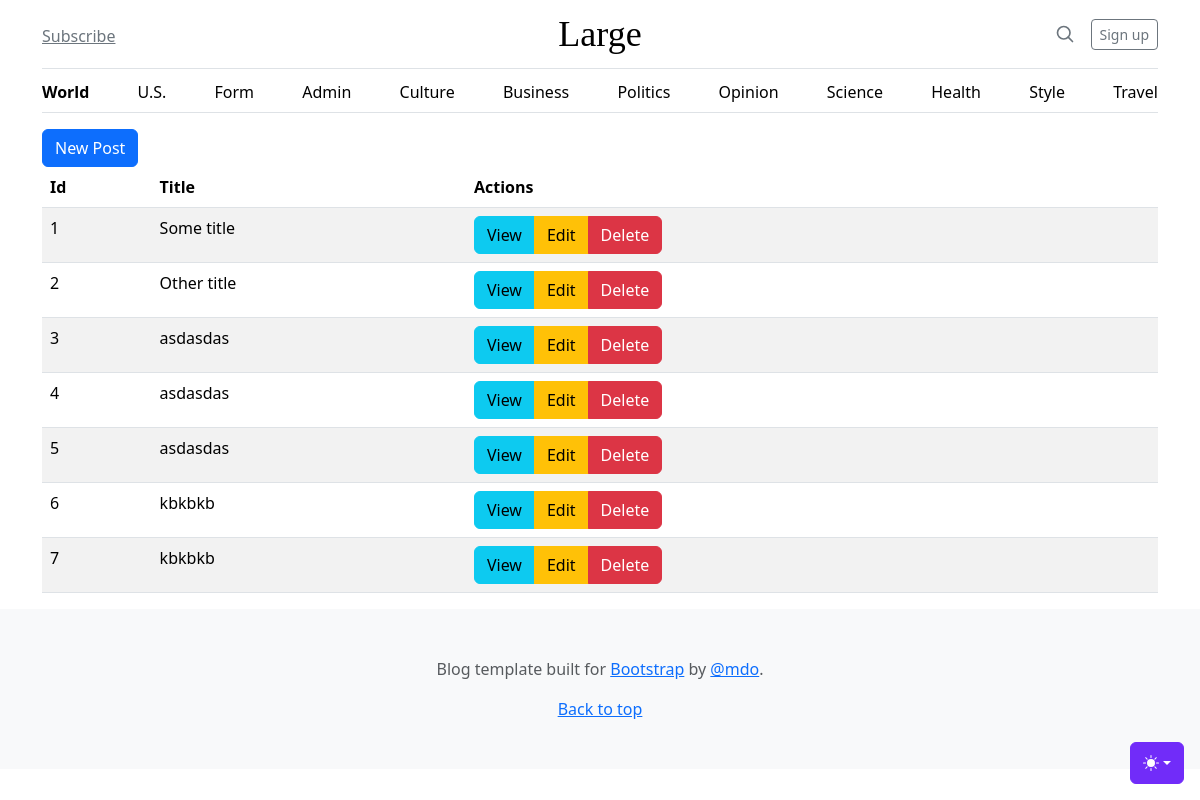
The page /admin/posts on the database as committed earlier.
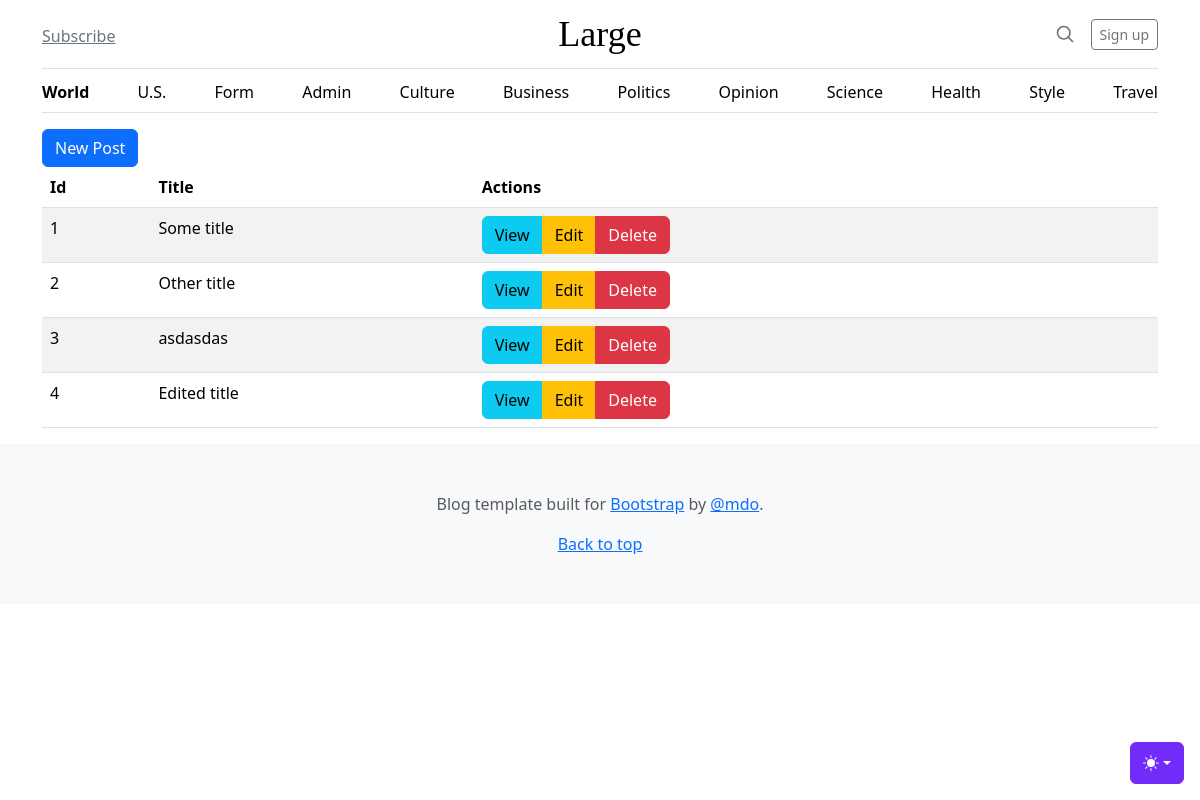
The same page on the database as committed later.
### tables this page shows
CREATE TABLE posts
(
    id    integer
        constraint posts_pk
            primary key autoincrement,
    title text not null,
    body  text not null
);

### src/Route.php (called while the page is built, shortened)
<?php
class Route {
    public function __construct($method, $path, $action)
    {
        $this->method = $method;
        $this->path = $path;
        $this->action = $action;
    }
}

### src/Router.php (called while the page is built, shortened)
<?php
class Router {
    public static $routes = [];
    public $path;
    public $method;
    public function __construct($path, $method)
    {
        $this->path = parse_url($path, PHP_URL_PATH);
        $this->method = $method;
    }
    public function match(){
        foreach(self::$routes as $route){
            if($route->path === $this->path && $route->method === $this->method){
                return $route;
            }
        }
        return false;
    }
    public static function addRoute($method, $path, $action){
        self::$routes[] = new Route($method, $path, $action);
    }
}

### helpers.php (called while the page is built, shortened)
<?php
function view($viewName, $vars=[]){
    extract($vars);
    include __DIR__ . "/views/$viewName.php";
}

### src/Controllers/PostsController.php (called while the page is built, shortened)
<?php
class PostsController
{
    public function index(){
        $posts = Post::all();
        view('posts/index', compact('posts'));
    }
}

### src/DB.php (called while the page is built, shortened)
<?php
class DB
{
    private $conn;
    public function __construct()
    {
        try {
            $this->conn = new PDO('sqlite:' . __DIR__ . '/../db.sqlite');
            $this->conn->setAttribute(PDO::ATTR_ERRMODE, PDO::ERRMODE_EXCEPTION);
        } catch (PDOException $e) {
            echo "Connection failed: " . $e->getMessage();
        }
    }
    public function all($table, $class)
    {
        $stmt = $this->conn->prepare("SELECT * FROM $table");
        $stmt->execute();
        $stmt->setFetchMode(PDO::FETCH_CLASS, $class);
        return $stmt->fetchAll();
    }
}

### src/Models/Model.php (called while the page is built, shortened)
<?php
class Model
{
    public static $table;
    public static function all() {
        $db = new DB();
        return $db->all(static::$table, static::class);
    }
}

### views/posts/index.php (the view)
<?php view('partials/header'); ?>
<main class="container">
    <a class="btn btn-primary" href="/admin/posts/create">New Post</a>
    <table class="table table-striped table-hoverable">
        <thead>
            <th>Id</th>
            <th>Title</th>
            <th>Actions</th>
        </thead>
        <tbody>
            <?php foreach ($posts as $post): ?>
                <tr>
                    <td><?= $post->id ?></td>
                    <td><?= $post->title ?></td>
                    <td>
                        <div class="btn-group" role="group">
                            <a class="btn btn-info">View</a>
                            <a class="btn btn-warning" href="/admin/posts/edit?id=<?=$post->id?>">Edit</a>
                            <a class="btn btn-danger" href="/admin/posts/delete?id=<?=$post->id?>">Delete</a>
                        </div>
                    </td>
                </tr>
            <?php endforeach ?>
        </tbody>
    </table>
</main>
<?php view('partials/footer'); ?>

### public/index.php (shortened to what this page needs)
<?php
spl_autoload_register(function($class){
    $class=substr($class, 4);
});
require __DIR__ . '/../helpers.php';
$router = new App\Router($_SERVER['REQUEST_URI'], $_SERVER['REQUEST_METHOD']);
$match = $router->match();
if($match){
    if(is_callable($match->action)){
        call_user_func($match->action);
    } elseif(is_array($match->action) && count($match->action) === 2){
        $controller = new $class();
        $method = $match->action[1];
        $controller->$method();
    } else {
        echo 'invalid route definition';
    }
} else {
    http_response_code(404);
    echo '404';
}

### views/partials/header.php (shortened to what this page needs)
<!doctype html>
<html lang="en" data-bs-theme="auto">
  <head><script src="/assets/js/color-modes.js"></script>
    <link rel="stylesheet" href="https://cdn.jsdelivr.net/npm/@docsearch/css@3">
<link href="/assets/dist/css/bootstrap.min.css" rel="stylesheet">
    <link href="blog.css" rel="stylesheet">
  </head>
  <body>
    <div class="dropdown position-fixed bottom-0 end-0 mb-3 me-3 bd-mode-toggle">
      <button class="btn btn-bd-primary py-2 dropdown-toggle d-flex align-items-center"
              id="bd-theme"
              type="button"
              aria-expanded="false"
              data-bs-toggle="dropdown"
              aria-label="Toggle theme (auto)">
        <svg class="bi my-1 theme-icon-active" width="1em" height="1em"><use href="#circle-half"></use></svg>
      </button>
    </div>
<div class="container">
  <header class="border-bottom lh-1 py-3">
    <div class="row flex-nowrap justify-content-between align-items-center">
      <div class="col-4 pt-1">
        <a class="link-secondary" href="#">Subscribe</a>
      </div>
      <div class="col-4 text-center">
        <a class="blog-header-logo text-body-emphasis text-decoration-none" href="#">Large</a>
      </div>
      <div class="col-4 d-flex justify-content-end align-items-center">
        <a class="link-secondary" href="#" aria-label="Search">
          <svg xmlns="http://www.w3.org/2000/svg" width="20" height="20" fill="none" stroke="currentColor" stroke-linecap="round" stroke-linejoin="round" stroke-width="2" class="mx-3" role="img" viewBox="0 0 24 24"><title>Search</title><circle cx="10.5" cy="10.5" r="7.5"/><path d="M21 21l-5.2-5.2"/></svg>
        </a>
        <a class="btn btn-sm btn-outline-secondary" href="#">Sign up</a>
      </div>
    </div>
  </header>
  <div class="nav-scroller py-1 mb-3 border-bottom">
    <nav class="nav nav-underline justify-content-between">
      <a class="nav-item nav-link link-body-emphasis active" href="/">World</a>
      <a class="nav-item nav-link link-body-emphasis" href="/us">U.S.</a>
      <a class="nav-item nav-link link-body-emphasis" href="/form">Form</a>
      <a class="nav-item nav-link link-body-emphasis" href="/admin/posts">Admin</a>
      <a class="nav-item nav-link link-body-emphasis" href="#">Culture</a>
      <a class="nav-item nav-link link-body-emphasis" href="#">Business</a>
      <a class="nav-item nav-link link-body-emphasis" href="#">Politics</a>
      <a class="nav-item nav-link link-body-emphasis" href="#">Opinion</a>
      <a class="nav-item nav-link link-body-emphasis" href="#">Science</a>
      <a class="nav-item nav-link link-body-emphasis" href="#">Health</a>
      <a class="nav-item nav-link link-body-emphasis" href="#">Style</a>
      <a class="nav-item nav-link link-body-emphasis" href="#">Travel</a>
    </nav>
  </div>
</div>

### views/partials/footer.php (shortened to what this page needs)
<footer class="py-5 text-center text-body-secondary bg-body-tertiary">
  <p>Blog template built for <a href="https://getbootstrap.com/">Bootstrap</a> by <a href="https://twitter.com/mdo">@mdo</a>.</p>
  <p class="mb-0">
    <a href="#">Back to top</a>
  </p>
</footer>
    </body>
</html>

### public/blog.css (style rules this page uses)
.blog-header-logo { font-family: "Playfair Display", Georgia, "Times New Roman", serif; font-size: 2.25rem; }

### views/partials/header.php (style rules this page uses)
.bi { vertical-align: -.125em; fill: currentColor; }
.nav-scroller { position: relative; z-index: 2; height: 2.75rem; overflow-y: hidden; }
.nav-scroller .nav { display: flex; flex-wrap: nowrap; padding-bottom: 1rem; margin-top: -1px; overflow-x: auto; text-align: center; white-space: nowrap; -webkit-overflow-scrolling: touch; }
.btn-bd-primary { --bd-violet-bg: #712cf9; --bd-violet-rgb: 112.520718, 44.062154, 249.437846; --bs-btn-font-weight: 600; --bs-btn-color: var(--bs-white); --bs-btn-bg: var(--bd-violet-bg); --bs-btn-border-color: var(--bd-violet-bg); --bs-btn-hover-color: var(--bs-white); --bs-btn-hover-bg: #6528e0; --bs-btn-hover-border-color: #6528e0; --bs-btn-focus-shadow-rgb: var(--bd-violet-rgb); --bs-btn-active-color: var(--bs-btn-hover-color); --bs-btn-active-bg: #5a23c8; --bs-btn-active-border-color: #5a23c8; }
.bd-mode-toggle { z-index: 1500; }

Rows that differ between the two databases and show on the page:
removed posts: id "5", title "asdasdas"
removed posts: id "6", title "kbkbkb"
removed posts: id "7", title "kbkbkb"
changed posts id 4: title "asdasdas" → "Edited title"
